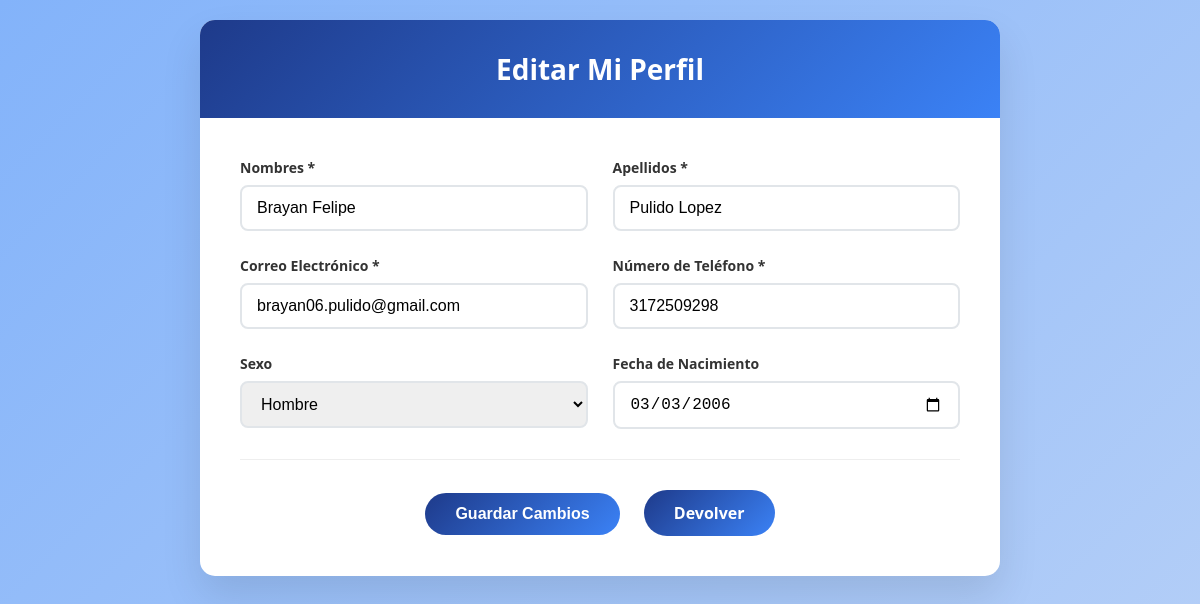
Screenshot of /app/views/editarPerfil.php (signed in) with the database file from the repository.
### tables this page shows
CREATE TABLE IF NOT EXISTS tp_usuarios (numDocumento VARCHAR(15) NOT NULL,
                                        tipoDocumento ENUM ('Cédula de Ciudadanía','Tarjeta de Identidad','Cedula de Extranjeria','Pasaporte','Registro Civil') NOT NULL, 
                                        nombres VARCHAR(50) NOT NULL,
                                        apellidos VARCHAR(50) NOT NULL,
                                        numTelefono VARCHAR (15) NOT NULL,
                                        correo VARCHAR(30) NOT NULL,
                                        sexo ENUM ('Hombre','Mujer','Otro','Prefiero no decirlo') NOT NULL,
                                        fechaNacimiento DATE NOT NULL,
                                        password varchar (255) NOT NULL,
                                        foto varchar (255),
                                        solicitarContraseña ENUM('0','1') DEFAULT '0',
                                        tokenPassword varchar (100) ,
                                        sesionCaducada ENUM('1','0') NOT NULL DEFAULT '1',
                                        roles ENUM ('Administrador','Colaborador','Usuario') NOT NULL,
                                        
                                        PRIMARY KEY (numdocumento)          
                                                );

### app/views/editarPerfil.php (the view, shortened to what this page needs)
<?php
try {
    $db = conexionDB();
    $stmt = $db->prepare("SELECT * FROM tp_usuarios WHERE numDocumento = ?");
    $stmt->execute([$_SESSION['numDocumento']]);
    $usuario = $stmt->fetch(PDO::FETCH_ASSOC);
} catch (Exception $e) {
    echo "Error al cargar el perfil: " . $e->getMessage();
    exit();
}
?>
<!DOCTYPE html>
<html lang="es">
<head>
    <link rel="stylesheet" href="../../public/assets/css/stylesEditarPerfil.css">
</head>
<body>
    <div class="container">
        <div class="header">
            <h1>Editar Mi Perfil</h1>
        </div>
        <div class="form-content">
            <form method="POST">
                <div class="form-grid">
                    <div class="form-group">
                        <label class="form-label" for="nombres">Nombres *</label>
                        <input type="text" id="nombres" name="nombres" class="form-input"
                               value="<?php echo htmlspecialchars($usuario['nombres']); ?>" required>
                    </div>
                    <div class="form-group">
                        <label class="form-label" for="apellidos">Apellidos *</label>
                        <input type="text" id="apellidos" name="apellidos" class="form-input"
                               value="<?php echo htmlspecialchars($usuario['apellidos']); ?>" required>
                    </div>
                    <div class="form-group">
                        <label class="form-label" for="correo">Correo Electrónico *</label>
                        <input type="email" id="correo" name="correo" class="form-input"
                               value="<?php echo htmlspecialchars($usuario['correo']); ?>" required>
                    </div>
                    <div class="form-group">
                        <label class="form-label" for="numTelefono">Número de Teléfono *</label>
                        <input type="tel" id="numTelefono" name="numTelefono" class="form-input"
                               value="<?php echo htmlspecialchars($usuario['numTelefono']); ?>" required>
                    </div>
                    <div class="form-group">
                        <label class="form-label" for="sexo">Sexo</label>
                        <select id="sexo" name="sexo" class="form-select">
                            <option value="Hombre" <?php echo ($usuario['sexo'] == 'Hombre') ? 'selected' : ''; ?>>Hombre</option>
                        </select>
                    </div>
                    <div class="form-group">
                        <label class="form-label" for="fechaNacimiento">Fecha de Nacimiento</label>
                        <input type="date" id="fechaNacimiento" name="fechaNacimiento" class="form-input"
                               value="<?php echo $usuario['fechaNacimiento']; ?>">
                    </div>
                </div>
                <div class="actions">
                    <button type="submit" class="btn btn-primary">Guardar Cambios</button>
                    <a href="miPerfil.php" class="btn btn-secondary">Devolver</a>
                </div>
            </form>
        </div>
    </div>
</body>

### public/assets/css/stylesEditarPerfil.css (style rules this page uses)
* { margin: 0; padding: 0; box-sizing: border-box; }
body { font-family: 'Segoe UI', Tahoma, Geneva, Verdana, sans-serif; background: linear-gradient(135deg, #83b3fa 0%, #b7d0f7 100%) !important; min-height: 100vh; padding: 20px; }
.container { max-width: 800px; margin: 0 auto; background: white; border-radius: 15px; box-shadow: 0 20px 40px rgba(0, 0, 0, 0.1); overflow: hidden; }
.header { background: linear-gradient(135deg, #1e3a8a 0%, #3b82f6 100%); padding: 30px; text-align: center; color: white; }
.header h1 { font-size: 28px; font-weight: 600; }
.form-content { padding: 40px; }
.form-grid { display: grid; grid-template-columns: repeat(auto-fit, minmax(250px, 1fr)); gap: 25px; margin-bottom: 30px; }
.form-group { display: flex; flex-direction: column; }
.form-label { font-size: 14px; font-weight: 600; color: #333; margin-bottom: 8px; }
.form-input, .form-select { padding: 12px 15px; border: 2px solid #e1e5e9; border-radius: 8px; font-size: 16px; transition: border-color 0.3s ease; }
.actions { text-align: center; padding-top: 30px; border-top: 1px solid #eee; }
.btn { display: inline-block; padding: 12px 30px; margin: 0 10px; border: none; border-radius: 25px; text-decoration: none; font-weight: 600; cursor: pointer; transition: all 0.3s ease; font-size: 16px; }
.btn-primary { background: linear-gradient(135deg, #1e3a8a 0%, #3b82f6 100%); color: white; }
.btn-secondary { background: linear-gradient(135deg, #1e3a8a 0%, #3b82f6 100%); color: white; }

### rows the page displays
tp_usuarios: nombres "Brayan Felipe", apellidos "Pulido Lopez", correo "brayan06.pulido@gmail.com", numTelefono "3172509298", sexo "Hombre", fechaNacimiento "03/03/2006"
